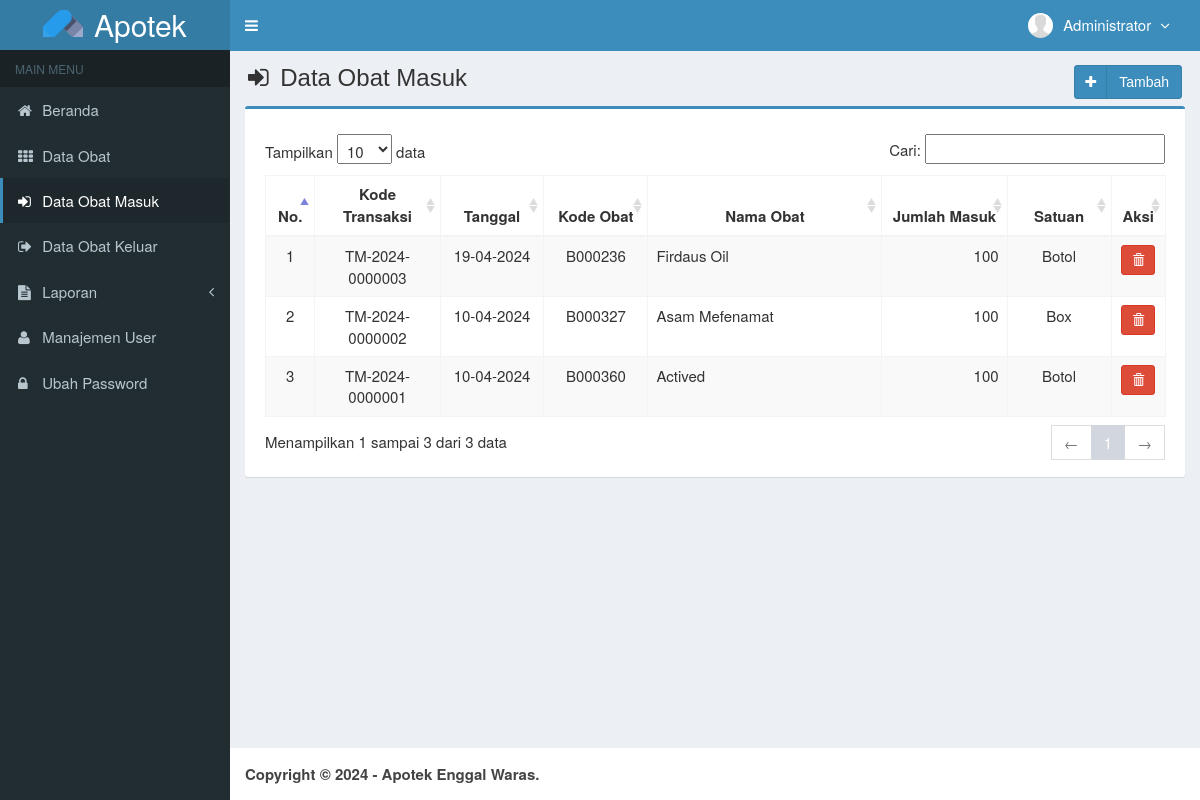
Screenshot of /main.php?module=obat_masuk (signed in) with the database file from the repository.
### tables this page shows
CREATE TABLE `users` (
  `id_user` int(3) NOT NULL,
  `username` varchar(50) NOT NULL,
  `nama_user` varchar(50) NOT NULL,
  `password` varchar(50) NOT NULL,
  `email` varchar(50) DEFAULT NULL,
  `telepon` varchar(13) DEFAULT NULL,
  `foto` varchar(100) DEFAULT NULL,
  `hak_akses` enum('Admin','Owner','Gudang') DEFAULT NULL,
  `status` enum('aktif','blokir') NOT NULL DEFAULT 'aktif',
  `created_at` timestamp NOT NULL DEFAULT CURRENT_TIMESTAMP,
  `updated_at` timestamp NOT NULL DEFAULT CURRENT_TIMESTAMP ON UPDATE CURRENT_TIMESTAMP
);

CREATE TABLE `obat_masuk` (
  `kode_transaksi` varchar(15) NOT NULL,
  `tanggal_masuk` date NOT NULL,
  `kode_obat` varchar(7) NOT NULL,
  `jumlah_masuk` int(11) NOT NULL,
  `created_user` int(3) NOT NULL,
  `created_date` timestamp NOT NULL DEFAULT CURRENT_TIMESTAMP ON UPDATE CURRENT_TIMESTAMP
);

CREATE TABLE `obat` (
  `kode_obat` varchar(7) NOT NULL,
  `nama_obat` varchar(50) NOT NULL,
  `harga_beli` int(11) NOT NULL,
  `harga_jual` int(11) NOT NULL,
  `satuan` varchar(20) NOT NULL,
  `stok` int(11) NOT NULL,
  `created_user` int(3) NOT NULL,
  `created_date` timestamp NOT NULL DEFAULT CURRENT_TIMESTAMP,
  `updated_user` int(3) NOT NULL,
  `updated_date` timestamp NOT NULL DEFAULT CURRENT_TIMESTAMP ON UPDATE CURRENT_TIMESTAMP
);

### helper/fungsi.php (called while the page is built, shortened)
<?php
function format_angka($angka)
{
	$rupiah = number_format($angka, 0, ',', '.');
	return $rupiah;
}
function tgl_indo_short($tgl)
{
	$tanggal = $tgl;
	$exp = explode('-', $tanggal);
	return $exp[2] . "-" . $exp[1] . "-" . $exp[0];
}
?>

### modules/obat-masuk/view.php (the view, shortened to what this page needs)
<?php
$query = mysqli_query($mysqli, "
  SELECT
    a.kode_transaksi,
    a.tanggal_masuk,
    a.kode_obat,
    a.jumlah_masuk,
    b.kode_obat,
    b.nama_obat,
    b.satuan
  FROM obat_masuk as a
  INNER JOIN obat as b ON a.kode_obat=b.kode_obat
  ORDER BY kode_transaksi DESC
  ")
  or die('Ada kesalahan pada query tampil Data Obat Masuk: ' . mysqli_error($mysqli));
$items = [];
while ($item = mysqli_fetch_assoc($query)) {
  array_push($items, $item);
}
?>
<section class="content-header">
  <h1>
    <i class="fa fa-sign-in icon-title"></i> Data Obat Masuk
    <?php if ($_SESSION['hak_akses'] == 'Admin' || $_SESSION['hak_akses'] == 'Gudang') : ?>
      <a class="btn btn-primary btn-social pull-right" href="?module=form_obat_masuk&form=add" title="Tambah Data" data-toggle="tooltip">
        <i class="fa fa-plus"></i> Tambah
      </a>
    <?php endif ?>
  </h1>
</section>
<section class="content">
  <div class="row">
    <div class="col-md-12">
      <div class="box box-primary">
        <div class="box-body">
          <table id="dataTables1" class="table table-bordered table-striped table-hover">
            <thead>
              <tr>
                <th class="center">No.</th>
                <th class="center">Kode Transaksi</th>
                <th class="center">Tanggal</th>
                <th class="center">Kode Obat</th>
                <th class="center">Nama Obat</th>
                <th class="center">Jumlah Masuk</th>
                <th class="center">Satuan</th>
                <?php if ($_SESSION['hak_akses'] == 'Admin') : ?>
                  <th class="center">Aksi</th>
                <?php endif ?>
              </tr>
            </thead>
            <tbody>
              <?php foreach ($items as $num => $item) : ?>
                <tr>
                  <td width='30' class='center'><?= $num + 1 ?></td>
                  <td width='100' class='center'><?= $item['kode_transaksi'] ?></td>
                  <td width='80' class='center'><?= tgl_indo_short($item['tanggal_masuk']) ?></td>
                  <td width='80' class='center'><?= $item['kode_obat'] ?></td>
                  <td width='200'><?= $item['nama_obat'] ?></td>
                  <td width='100' align='right'><?= format_angka($item['jumlah_masuk']) ?></td>
                  <td width='80' class='center'><?= $item['satuan'] ?></td>
                  <?php if ($_SESSION['hak_akses'] == 'Admin') : ?>
                    <td class="center" width='30'>
                      <a data-toggle="tooltip" data-placement="top" title="Hapus" class="btn btn-danger btn-sm" href="modules/obat-masuk/proses.php?act=delete&kode_transaksi=<?= $item['kode_transaksi'] ?>" onclick="return confirm('Anda yakin ingin menghapus data obat masuk <?= $item['kode_transaksi'] ?> ?');">
                        <i style="color:#fff" class="glyphicon glyphicon-trash"></i>
                      </a>
                    </td>
                  <?php endif ?>
                </tr>
              <?php endforeach ?>
            </tbody>
          </table>
        </div>
      </div>
    </div>
  </div>
</section><!-- /.content

### top-menu.php (shortened to what this page needs)
<?php
$query = mysqli_query($mysqli, "SELECT id_user, nama_user, foto, hak_akses FROM users WHERE id_user='$_SESSION[id_user]'")
  or die('Ada kesalahan pada query tampil Manajemen User: ' . mysqli_error($mysqli));
$data = mysqli_fetch_assoc($query);
?>
<li class="dropdown user user-menu">
  <a href="#" class="dropdown-toggle" data-toggle="dropdown">
    <img src="<?= $data['foto'] == "" ? 'images/user/user-default.png' : 'images/user/' . $data['foto'] ?>" class="user-image" alt="User Image" />
    <span class="hidden-xs"><?= $data['nama_user'] ?> <i style="margin-left:5px" class="fa fa-angle-down"></i></span>
  </a>
</li>

### assets/css/style.css (style rules this page uses)
.btn-social *:first-child { border-right: 1px solid rgba(0, 0, 0, 0.1); bottom: 0; font-size: 1em !important; left: 0; line-height: 32px !important; position: absolute; text-align: center; top: 0; width: 32px !important; }
.content-header { padding: 15px 18px 0; position: relative; }
.center { text-align:center; }
.icon-title { margin-right: 5px; }
body { background-color: #fff; color: #333; font-size: 15px; line-height: 1.42857; }

### rows the page displays
users: foto (picture), nama_user "Administrator"
obat_masuk: kode_transaksi "TM-2024-0000003", tanggal_masuk "19-04-2024", kode_obat.kode_obat "B000236", kode_obat.nama_obat "Firdaus Oil", jumlah_masuk "100", kode_obat.satuan "Botol"
obat_masuk: kode_transaksi "TM-2024-0000002", tanggal_masuk "10-04-2024", kode_obat.kode_obat "B000327", kode_obat.nama_obat "Asam Mefenamat", jumlah_masuk "100", kode_obat.satuan "Box"
obat_masuk: kode_transaksi "TM-2024-0000001", tanggal_masuk "10-04-2024", kode_obat.kode_obat "B000360", kode_obat.nama_obat "Actived", jumlah_masuk "100", kode_obat.satuan "Botol"
